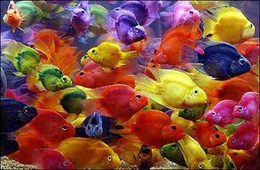
%> input picture PS2/WEI CHIH_CHEN_PS2/fish.jpg, 260 x 170 px, shrunk from 500 x 326 before the run
$ octave colorQuantizeMain.m   (GNU Octave 9; MATLAB toolbox functions it lacks are replaced by stand-ins)
%> lines starting %> are read from the running program, lines starting %| are printed output that depends on the picture
### PS2/WEI CHIH_CHEN_PS2/quantizeRGB.m
function [outputImg,meanColors] = quantizeRGB(origImg,k)
origImg=im2double(origImg);
X=reshape(origImg,size(origImg,1)*size(origImg,2),3);
idx=kmeans(X,k);
X=reshape(idx,size(origImg,1),size(origImg,2));
meanColors=zeros(k,3);
outputImg=zeros(size(origImg,1),size(origImg,2),3);

%get meanColors
for a=1 : k
    count=0;
    for i=1 : size(origImg,1)
        for j=1 : size(origImg,2)
            if(X(i,j)==a)
                meanColors(a,:)=meanColors(a,:)+reshape(origImg(i,j,:),1,3); %reshape origImg as vector(1,3)
                count=count+1;
            else
            end  %end if
        end
    end
    meanColors(a,:)=meanColors(a,:)/count;
end
% assign meanColors to outputImg
for a=1 : k
    for i=1 : size(origImg,1)
        for j=1 : size(origImg,2)
            if(X(i,j)==a)
                outputImg(i,j,:)=meanColors(a,:);
            else
            end  %end if
        end
    end
end
outputImg=im2uint8(outputImg);
%figure
%imagesc(outputImg);
end %function end

### PS2/WEI CHIH_CHEN_PS2/quantizeHSV.m
function [outputImg,meanHues] = quantizeHSV(origImg,k)
origImg=rgb2hsv(origImg);
X=reshape(origImg,size(origImg,1)*size(origImg,2),3);
X=X(:,1);
idx=kmeans(X,k);
X=reshape(idx,size(origImg,1),size(origImg,2));
meanHues=zeros(k,1);
outputImg=origImg;
Hue=origImg(:,:,1);
%get meanColors
for a=1 : k
    count=0;
    for i=1 : size(origImg,1)
        for j=1 : size(origImg,2)
            if(X(i,j)==a)
                meanHues(a,1)=meanHues(a,1)+Hue(i,j);
                count=count+1;
            else
            end  %end if
        end
    end
    meanHues(a,1)=meanHues(a,1)/count;
end
% assign meanColors to outputImg
for a=1 : k
    for i=1 : size(origImg,1)
        for j=1 : size(origImg,2)
            if(X(i,j)==a)
                outputImg(i,j,1)=meanHues(a,1);
            else
            end  %end if
        end
    end
end
outputImg=hsv2rgb(outputImg);
outputImg=im2uint8(outputImg);
end %function end

### PS2/WEI CHIH_CHEN_PS2/computeQuantizationError.m
function [error] = computeQuantizationError(origImg,quantizedImg)
origImg=int64(origImg);
quantizedImg=int64(quantizedImg);
error=0;
    for i=1 : size(origImg,1)
        for j=1 : size(origImg,2)
            error=error+(origImg(i,j,1)-quantizedImg(i,j,1))^2+(origImg(i,j,2)-quantizedImg(i,j,2))^2+(origImg(i,j,3)-quantizedImg(i,j,3))^2;
        end
    end
end %function end

### PS2/WEI CHIH_CHEN_PS2/getHueHists.m
function [histEqual,histClustered] = getHueHists(im,k)
  %im=imread('fish.jpg');
  %k=25;
  %histEqual
  im=rgb2hsv(im);
  im=reshape(im,size(im,1)*size(im,2),3);
  im=im(:,1);

  histEqual=histogram(im,k);

  %histClustered
  [idx,c]=kmeans(im,k);
  idx(:,2)=im;
  csort=sort(c);
  csort(:,2)=zeros(k,1);
  imcluster=sort(idx,1);
  for j=1:size(imcluster,1)
      for i=1:k
      if(imcluster(j,1)==i)
          %imcluster(j,2)=csort(i,1);
          csort(i,2)=csort(i,2)+1;
      end
      end
  end
  %decide x-axis for cluster
  cdim=csort(:,1);
  cdim(k+1)=1;
  histClustered=histogram(imcluster,cdim);

  figure
  subplot(1,2,1);
  histogram(im,k);
  title('Subplot 1:Histogram for histEqual');
  subplot(1,2,2);
  histogram(imcluster,cdim);
  title('Subplot 2:Histogram for histClustered');
end %function end

### PS2/WEI CHIH_CHEN_PS2/colorQuantizeMain.m
%%(a)%%
origImg=imread('fish.jpg');
%> origImg is the input picture: size 170x260x3 uint8; mean R, G, B 132.6, 77.6, 60.9
[outputImg1,meanColors] = quantizeRGB(origImg,5);
%> in quantizeRGB, `X=reshape(idx,size(origImg,1),size(origImg,2));`:
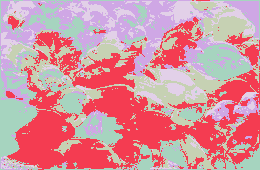
%> X: size 170x260 double; 5 distinct labels, from 1 to 5; one colour per label, 0 black
%> after the loop in quantizeRGB, `for a=1 : k`: meanColors = [0.183 0.122 0.159; 0.57 0.171 0.0869; 0.425 0.311 0.481; 0.718 0.526 0.187; 0.789 0.705 0.613]
%> after the loop in quantizeRGB, `for a=1 : k`:
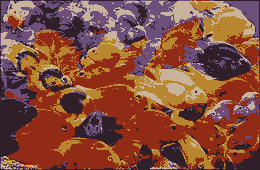
%> outputImg: size 170x260x3 double; mean R, G, B 0.52, 0.304, 0.239; mean of the top-left, top-right, bottom-left and bottom-right quarters 0.392, 0.41, 0.279, 0.336
[outputImg2,meanColors] = quantizeRGB(origImg,25);
%> call 2 of quantizeRGB, with k = 25
%> after the loop in quantizeRGB (call 2), `for a=1 : k`: meanColors = 25 rows, first 12: [0.501 0.0709 0.0425; 0.876 0.756 0.904; 0.82 0.441 0.295; 0.131 0.103 0.269; 0.237 0.2 0.421; 0.425 0.431 0.231; 0.822 0.775 0.244; 0.925 0.918 0.432; 0.657 0.14 0.0508; 0.641 0.428 0.0769; 0.63 0.272 0.308; 0.373 0.217 0.275]
%> after the loop in quantizeRGB (call 2), `for a=1 : k`:
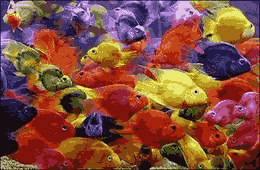
%> outputImg: size 170x260x3 double; mean R, G, B 0.52, 0.304, 0.239; mean of the top-left, top-right, bottom-left and bottom-right quarters 0.404, 0.424, 0.258, 0.333
figure
subplot(2,2,1);
imshow(origImg);
title('Subplot 1:Original fish.jpg');
subplot(2,2,2);
imshow(outputImg1);
title('Subplot 2:k=5 fish.jpg for RGB');
subplot(2,2,3);
imshow(outputImg2);
title('Subplot 3:k=25 fish.jpg for RGB');

%%(b)%%
[outputImgb1,meanHues] = quantizeHSV(origImg,5);
%> in quantizeHSV, `origImg=rgb2hsv(origImg);`: origImg: size 170x260x3 double; mean H, S, V 0.36, 0.691, 0.558
%> in quantizeHSV, `X=reshape(idx,size(origImg,1),size(origImg,2));`: X: size 170x260 double; 5 distinct labels, from 1 to 5
%> in quantizeHSV, `Hue=origImg(:,:,1);`:
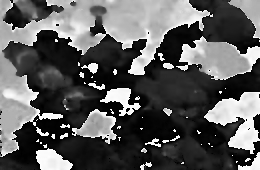
%> Hue: size 170x260 double; min 0, max 0.999, mean 0.36
%> after the loop in quantizeHSV, `for a=1 : k`: meanHues = [0.0446; 0.784; 0.955; 0.169; 0.67]
%> after the loop in quantizeHSV, `for a=1 : k`: outputImg: size 170x260x3 double; mean H, S, V 0.36, 0.691, 0.558
%> meanHues = [0.0446; 0.784; 0.955; 0.169; 0.67]
[outputImgb2,meanHues] = quantizeHSV(origImg,25);
%> call 2 of quantizeHSV, with k = 25
%> in quantizeHSV (call 2), `X=reshape(idx,size(origImg,1),size(origImg,2));`:
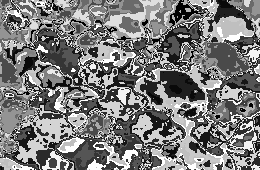
%> X: size 170x260 double; min 1, max 25, mean 12.7; drawn with min black and max white
%> after the loop in quantizeHSV (call 2), `for a=1 : k`: meanHues = 25 values, max 0.99 at index 5, min 0.00922 at index 21, mean 0.472
%> after the loop in quantizeHSV (call 2), `for a=1 : k`: outputImg: size 170x260x3 double; mean H, S, V 0.36, 0.691, 0.558
figure
subplot(2,2,1);
imshow(origImg);
title('Subplot 1:Original fish.jpg');
subplot(2,2,2);
imshow(outputImgb1);
title('Subplot 2:k=5 fish.jpg for HSV');
subplot(2,2,3);
imshow(outputImgb2);
title('Subplot 3:k=25 fish.jpg for HSV');

%%(c)%%
[errora1] = computeQuantizationError(origImg,outputImg1); %k=5 RGB
%> after the loop in computeQuantizationError, `for i=1 : size(origImg,1)`: error = 119769002
%> errora1 = 119769002
[errora2] = computeQuantizationError(origImg,outputImg2); %k=25 RGB
%> errora2 = 33518971
[errorb1] = computeQuantizationError(origImg,outputImgb1); %k=5 HSV
%> errorb1 = 19380976
[errorb2] = computeQuantizationError(origImg,outputImgb2); %k=25 HSV
%> errorb2 = 927791

%%(d)%%
im=imread('fish.jpg');
[histEqual5,histClustered5] = getHueHists(im,5);
%> in getHueHists, `histEqual=histogram(im,k);`:
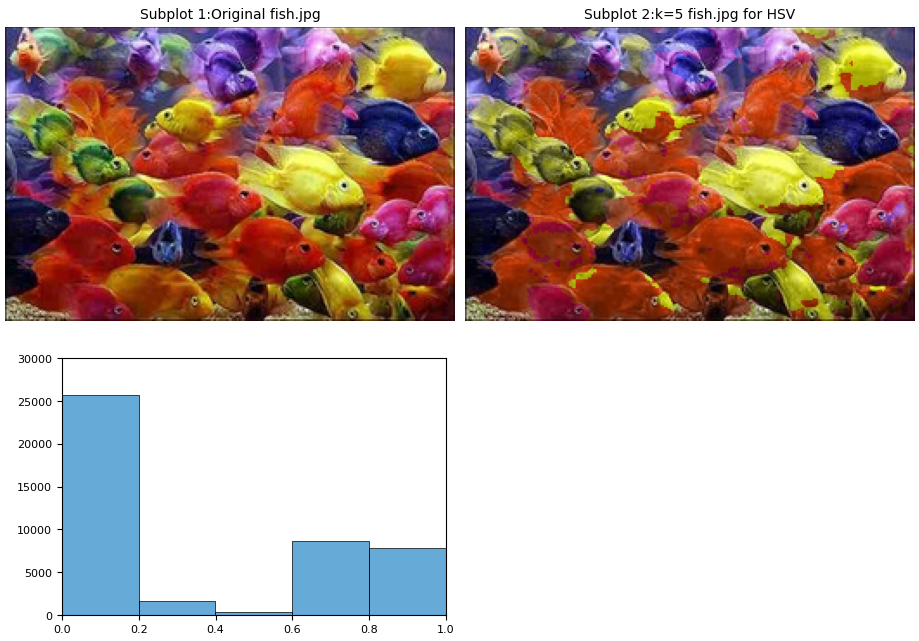
%> figure redrawn from the program's plot data, 3 panels
%> in getHueHists, `[idx,c]=kmeans(im,k);`: c = [0.0446; 0.784; 0.67; 0.169; 0.955]
%> in getHueHists, `csort=sort(c);`: csort = [0.0446; 0.169; 0.67; 0.784; 0.955]
%> after the loop in getHueHists, `for j=1:size(imcluster,1)`: csort = [0.0446 17992; 0.169 4171; 0.67 6284; 0.784 9463; 0.955 6290]
%> in getHueHists, `cdim=csort(:,1);`: cdim = [0.0446; 0.169; 0.67; 0.784; 0.955]
%> figure, not shown here; panel 1: tallest bar 25714 high, from x = 0 to 0.2; panel 2: tallest bar 21610 high, from x = 0.955 to 1
%> histEqual5 = {Values [25714 1657 371 8682 7776], BinEdges [0 0.2 0.4 0.599 0.799 0.999], NumBins 5, BinCounts [25714 1657 371 8682 7776], BinWidth 0.2}; histClustered5 = {Values [14763 5863 5872 4526 21610], BinEdges [0.0446 0.169 0.67 0.784 0.955 1], NumBins 5, BinCounts [14763 5863 5872 4526 21610], BinWidth 0.125}
%separate execute with k=5 and k=25
[histEqual25,histClustered25] = getHueHists(im,25);
%> after the loop in getHueHists (call 2), `for j=1:size(imcluster,1)`: csort = 25 rows, first 12: [0.0081 2967; 0.0235 2615; 0.0413 960; 0.0586 2335; 0.0778 356; 0.0995 2459; 0.122 2262; 0.146 986; 0.169 3110; 0.204 3903; 0.257 1022; 0.324 338]
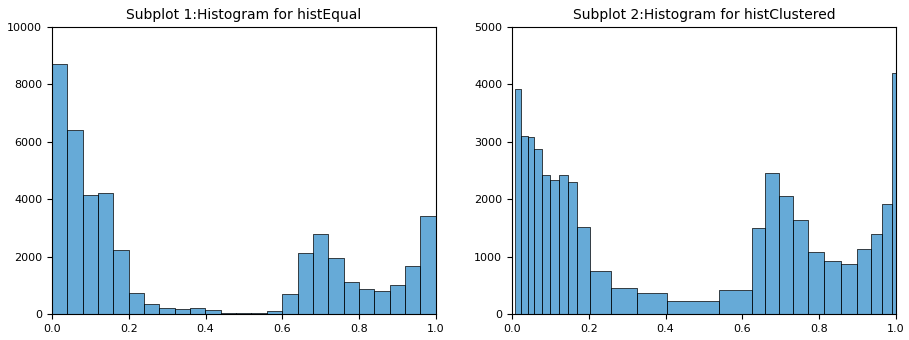
%> figure redrawn from the program's plot data, 2 panels; panel 1: tallest bar 8721 high, from x = 0 to 0.04; panel 2: tallest bar 4198 high, from x = 0.989 to 1
